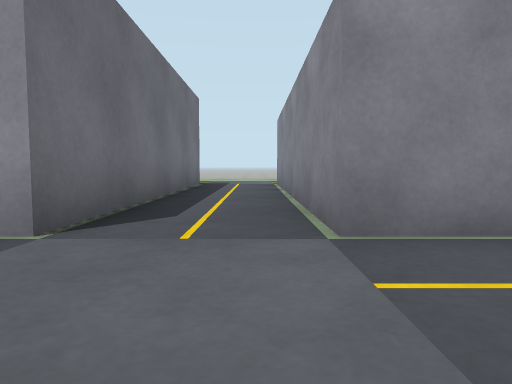
[1] (above)

20 first-person views from a walk through a Gazebo world. The camera is 0.5 m above the floor, tilts 4° down and sees 70° across. The lines on the ground mark 1 m squares. The floor is counted in squares, 1 m on a side. Each view is taken from the middle of a square. On the plan, view 1 faces up. The plan holds only what a view shows up to about 9 squares ahead; the rest is blank. The place goes on beyond the plan. The robots in the file are not drawn.

[2]
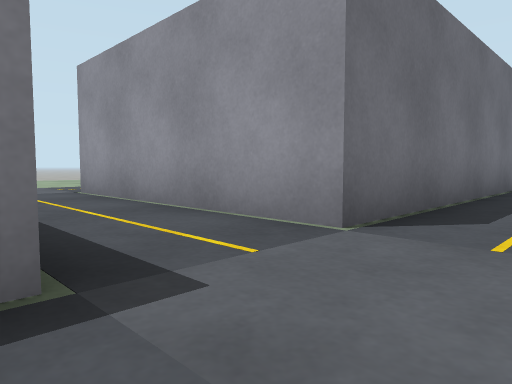

[3]
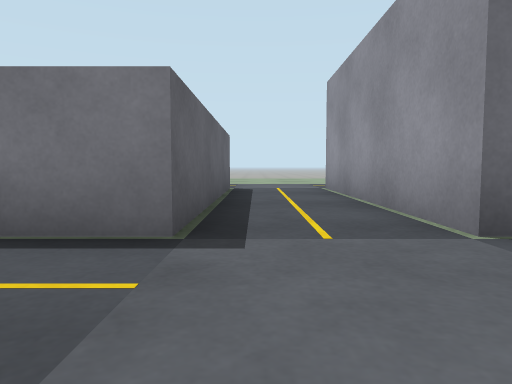

[4]
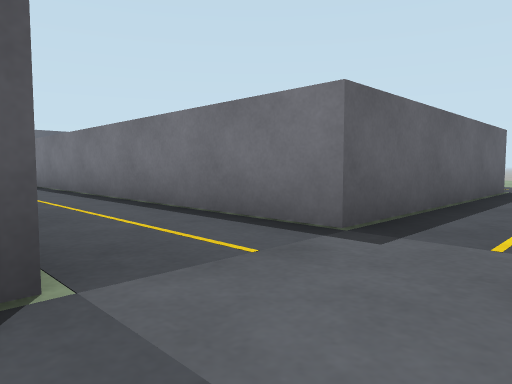

[5]
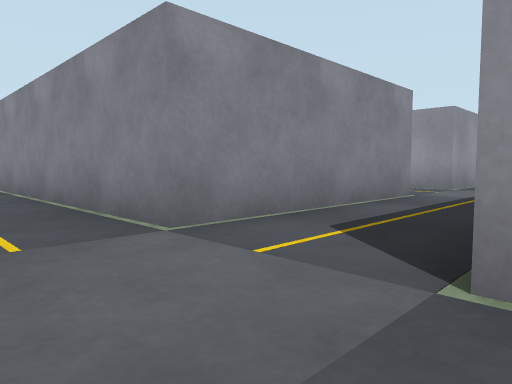

[6]
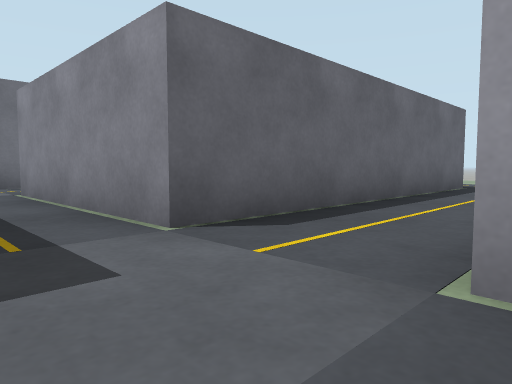

[7]
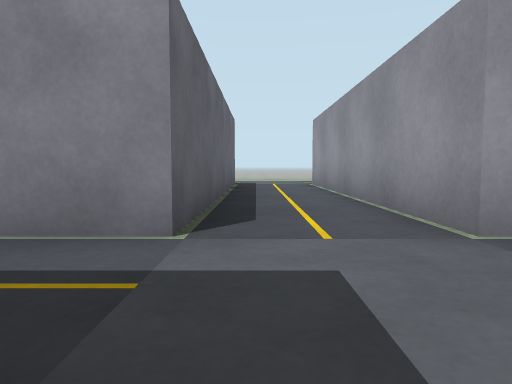

[8]
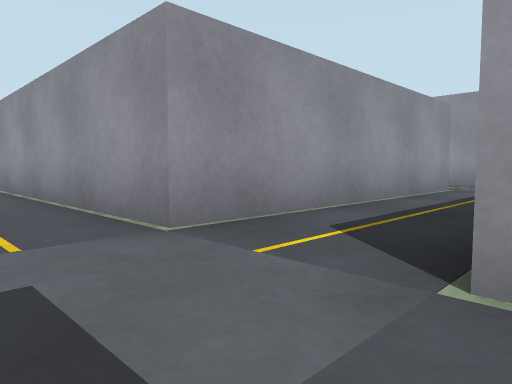

[9]
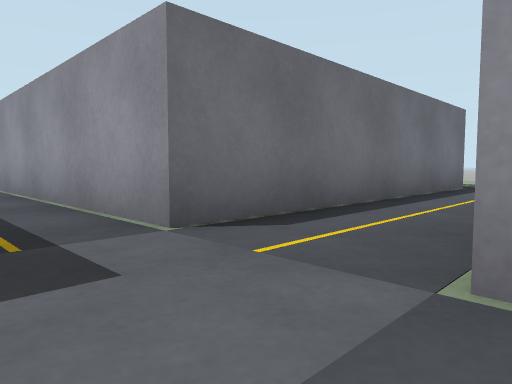

[10]
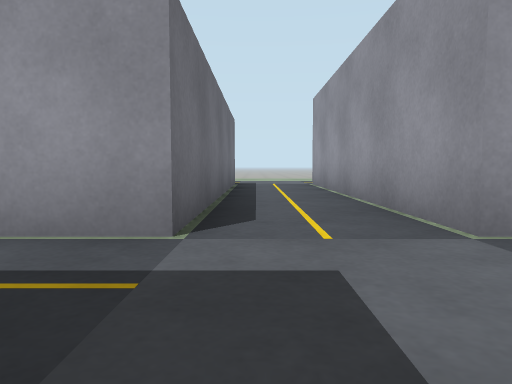

[11]
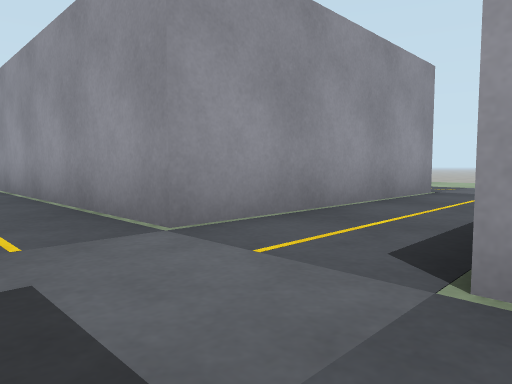

[12]
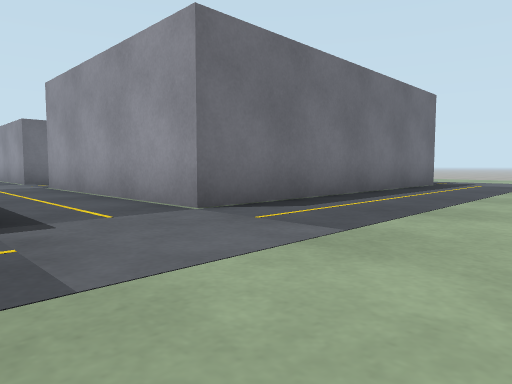

[13]
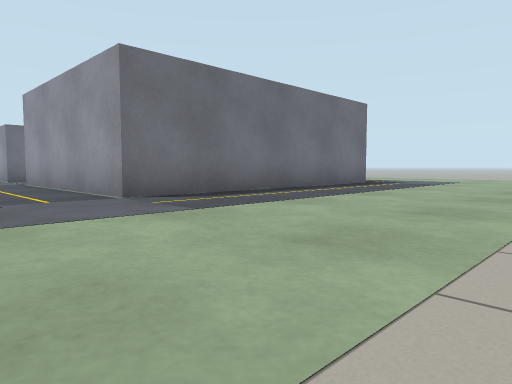

[14]
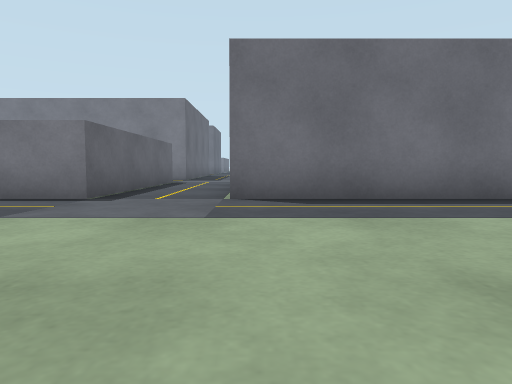

[15]
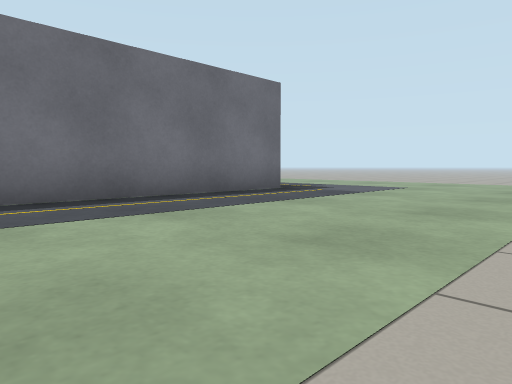

[16]
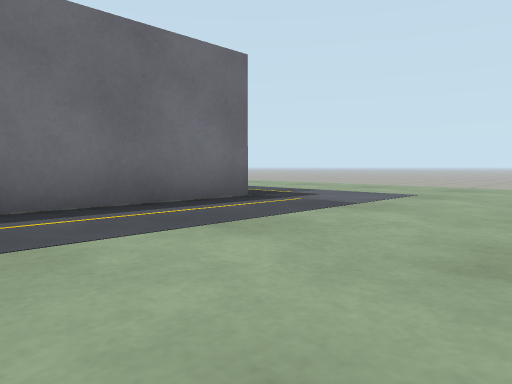

[17]
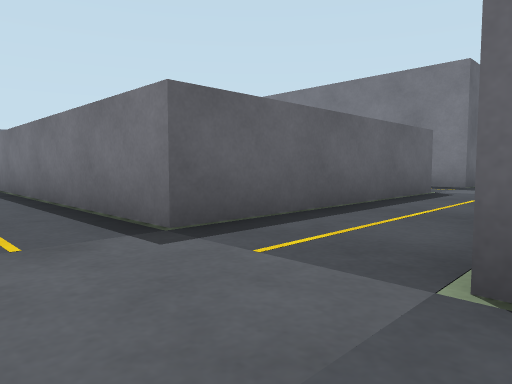

[18]
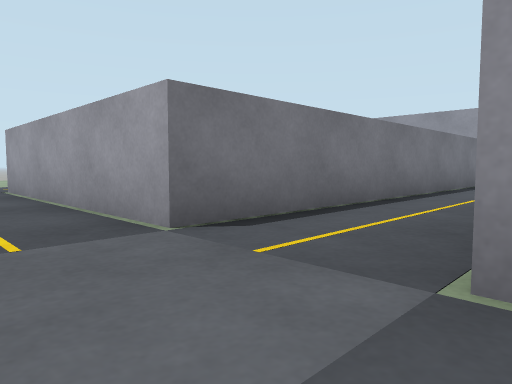

[19]
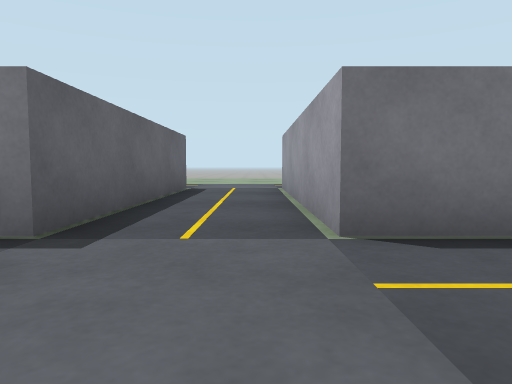

[20]
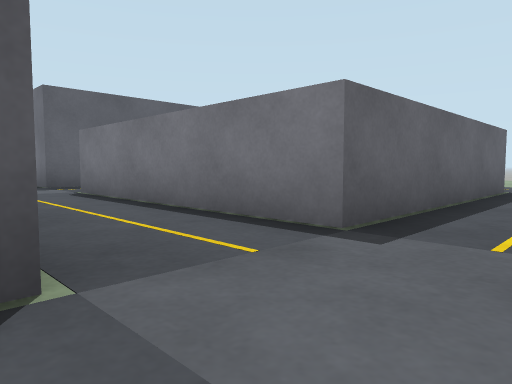

### Floor plan
Key: @ floor where view 1 was taken; . floor; B grey box.
Columns run from 5 left of view 1 to 28 right of it. Each row starts with its distance up from view 1.
 10           B.       B.      B.....
  9    B..B   B..B     B..B    B.....
  8    B..B   B..B     B..B    B.....
  7    B..B   B..B     B..B    B......
  6    B..B   B..B     B..B    B......
  5    B..B   B..B     B..B    B......
  4    B..B   B..B     B..B    B......
  3 BBBB..BBBBB..BBBBBBB..BBBBBB......
  2 ..................................
  1 .................. ...............
  0 BBBB.@B    ..B     B..BBBBBB......
 -1    B..                     B.
 -2    B..                     B.
 -3    B..                     B.
 -4    B..                     B.
 -5    B..                     B.
 -6    B..                     B
 -7    B..
 -8    B..
 -9 BBBB..B
-10 .......
-11 .......
-12 BBBB..B
-13    B..
-14    B..
-15    B..
-16    B..
-17    B.
-18    ..
-19    ..
-20    B

Where each view was taken, in squares from view 1:
view 1: 0 up, 0 right, facing up
view 2: 0 up, 0 right, facing up-left
view 3: 1 up, 1 right, facing left
view 4: 2 up, 1 right, facing down-left
view 5: 0 up, 1 left, facing up-right
view 6: 1 up, 8 right, facing up-left
view 7: 0 up, 6 right, facing up
view 8: 0 up, 6 right, facing up-right
view 9: 1 up, 17 right, facing up-left
view 10: 0 up, 15 right, facing up
view 11: 0 up, 15 right, facing up-right
view 12: 0 up, 26 right, facing up-left
view 13: 0 up, 28 right, facing up-left
view 14: 3 up, 28 right, facing left
view 15: 4 up, 28 right, facing up-left
view 16: 6 up, 27 right, facing up-left
view 17: 3 up, 24 right, facing down-left
view 18: 11 down, 1 right, facing up-left
view 19: 10 down, 1 right, facing left
view 20: 10 down, 1 right, facing down-left
